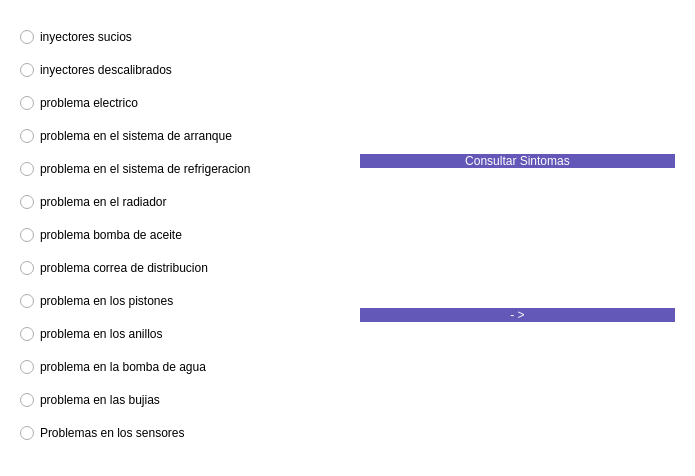
<?xml version="1.0" encoding="UTF-8"?>
<ui version="4.0">
 <class>Form</class>
 <widget class="QWidget" name="Form">
  <property name="geometry">
   <rect>
    <x>0</x>
    <y>0</y>
    <width>695</width>
    <height>476</height>
   </rect>
  </property>
  <property name="windowTitle">
   <string>Form</string>
  </property>
  <property name="styleSheet">
   <string notr="true">background: #FFFFFF;</string>
  </property>
  <layout class="QHBoxLayout" name="horizontalLayout">
   <item>
    <widget class="QWidget" name="widget_2" native="true">
     <layout class="QVBoxLayout" name="verticalLayout">
      <item>
       <widget class="QRadioButton" name="radioButton">
        <property name="text">
         <string>inyectores sucios</string>
        </property>
       </widget>
      </item>
      <item>
       <widget class="QRadioButton" name="radioButton_2">
        <property name="text">
         <string>inyectores descalibrados</string>
        </property>
       </widget>
      </item>
      <item>
       <widget class="QRadioButton" name="radioButton_3">
        <property name="text">
         <string>problema electrico</string>
        </property>
       </widget>
      </item>
      <item>
       <widget class="QRadioButton" name="radioButton_4">
        <property name="text">
         <string>problema en el sistema de arranque</string>
        </property>
       </widget>
      </item>
      <item>
       <widget class="QRadioButton" name="radioButton_5">
        <property name="text">
         <string>problema en el sistema de refrigeracion</string>
        </property>
       </widget>
      </item>
      <item>
       <widget class="QRadioButton" name="radioButton_6">
        <property name="text">
         <string>problema en el radiador</string>
        </property>
       </widget>
      </item>
      <item>
       <widget class="QRadioButton" name="radioButton_7">
        <property name="text">
         <string>problema bomba de aceite</string>
        </property>
       </widget>
      </item>
      <item>
       <widget class="QRadioButton" name="radioButton_8">
        <property name="text">
         <string>problema correa de distribucion</string>
        </property>
       </widget>
      </item>
      <item>
       <widget class="QRadioButton" name="radioButton_9">
        <property name="text">
         <string>problema en los pistones</string>
        </property>
       </widget>
      </item>
      <item>
       <widget class="QRadioButton" name="radioButton_10">
        <property name="text">
         <string>problema en los anillos</string>
        </property>
       </widget>
      </item>
      <item>
       <widget class="QRadioButton" name="radioButton_11">
        <property name="text">
         <string>problema en la bomba de agua</string>
        </property>
       </widget>
      </item>
      <item>
       <widget class="QRadioButton" name="radioButton_12">
        <property name="text">
         <string>problema en las bujias</string>
        </property>
       </widget>
      </item>
      <item>
       <widget class="QRadioButton" name="radioButton_13">
        <property name="text">
         <string>Problemas en los sensores</string>
        </property>
       </widget>
      </item>
     </layout>
    </widget>
   </item>
   <item>
    <widget class="QWidget" name="widget" native="true">
     <layout class="QVBoxLayout" name="verticalLayout_2">
      <item>
       <widget class="QPushButton" name="pushButton">
        <property name="styleSheet">
         <string notr="true">    color: white;
    background-color: #6357B7;
    border-radius: 15px;
    font: 14pt &quot;Bahnschrift&quot;;</string>
        </property>
        <property name="text">
         <string>Consultar Sintomas</string>
        </property>
       </widget>
      </item>
      <item>
       <widget class="QPushButton" name="pushButton_2">
        <property name="styleSheet">
         <string notr="true">    color: white;
    background-color: #6357B7;
    border-radius: 15px;
    font: 14pt &quot;Bahnschrift&quot;;</string>
        </property>
        <property name="text">
         <string>- &gt;</string>
        </property>
       </widget>
      </item>
     </layout>
    </widget>
   </item>
  </layout>
 </widget>
 <resources/>
 <connections/>
</ui>
